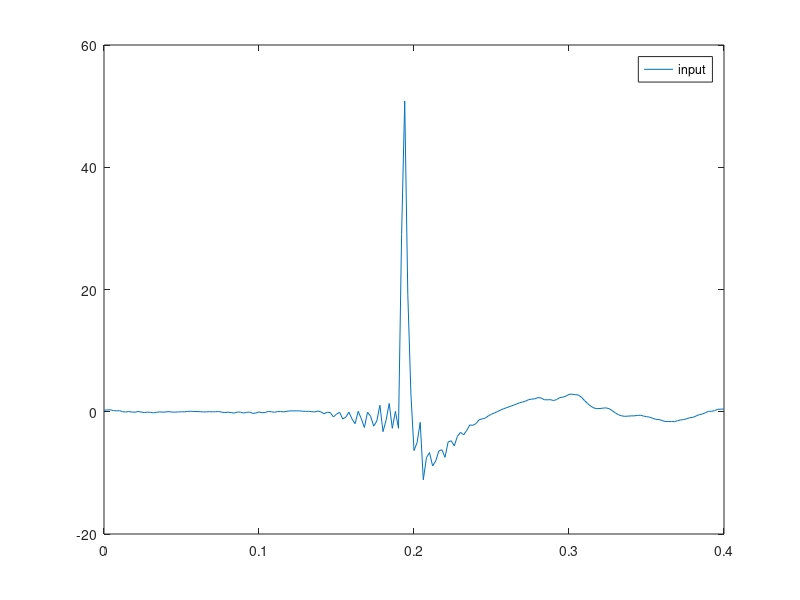
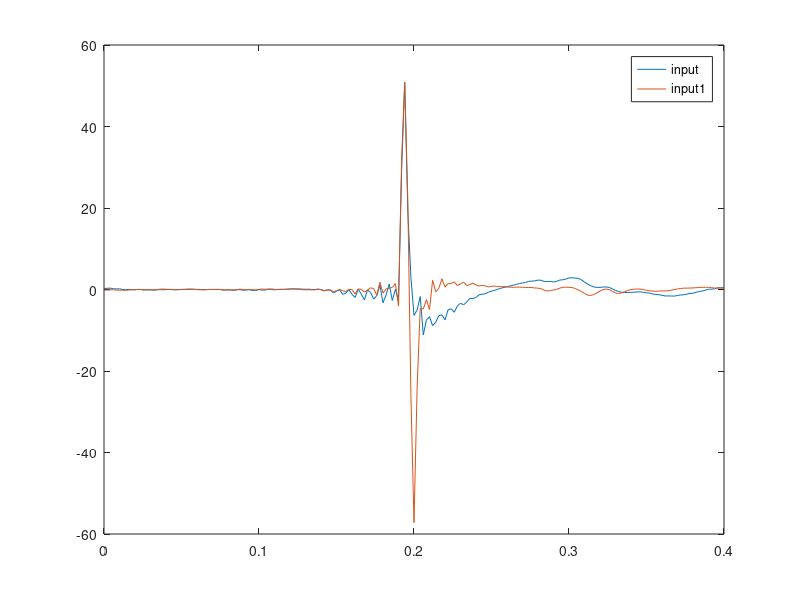
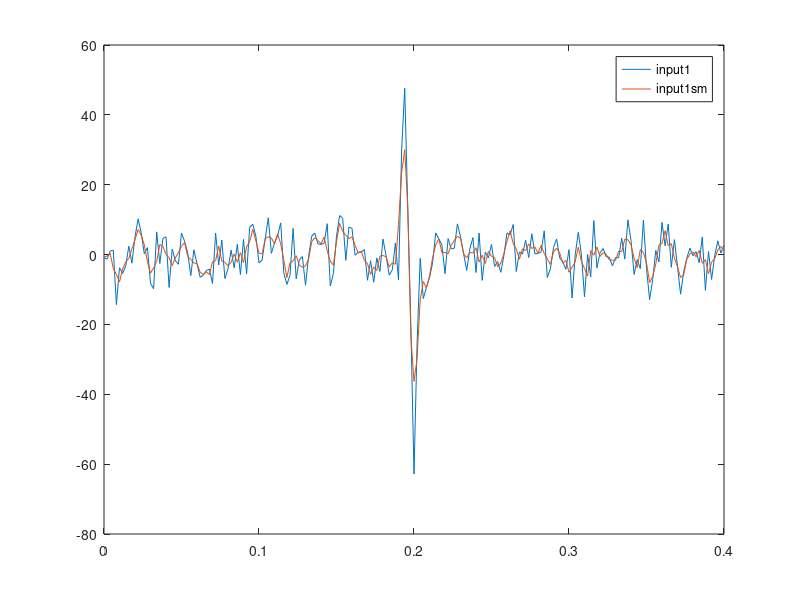
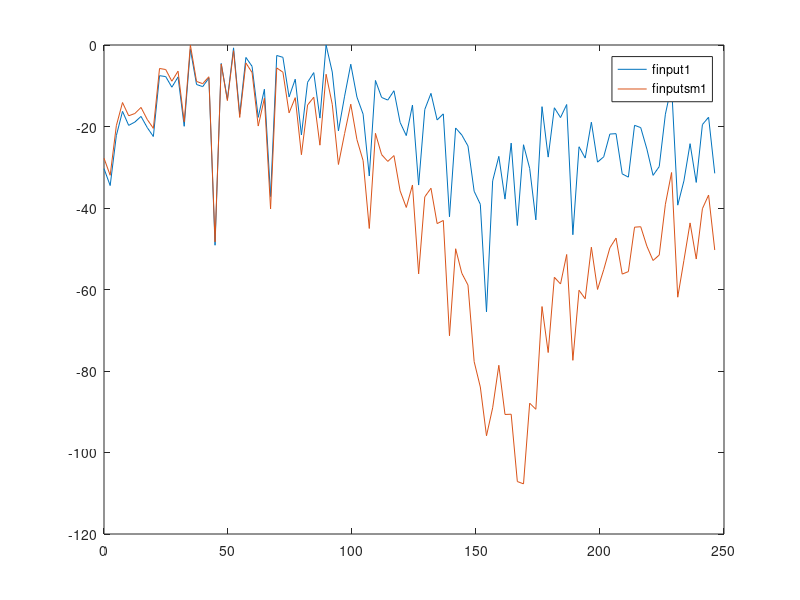

These figures' MATLAB source, in order:
clc
clear all;
close all;

input=[0.000     0.012     0.032     0.044     0.020    -0.026    -0.068 ...
-0.077    -0.040     0.010     0.057     0.076     0.045    -0.004 ...
-0.051    -0.075    -0.052    -0.005     0.043     0.075     0.059 ...
 0.012    -0.037    -0.072    -0.065    -0.023     0.026     0.068 ...
 0.071     0.032    -0.018    -0.062    -0.073    -0.039     0.010 ...
 0.057     0.075     0.046    -0.003    -0.050    -0.074    -0.052 ...
-0.004     0.045     0.077     0.061     0.014    -0.036    -0.073 ...
-0.066    -0.023     0.027     0.070     0.072     0.032    -0.016 ...
-0.061    -0.073    -0.039     0.009     0.055     0.073     0.044 ...
-0.004    -0.051    -0.076    -0.056    -0.009     0.053     0.081 ...
 0.069     0.017    -0.055    -0.048    -0.104     0.013     0.002 ...
 0.057     0.129    -0.096     0.165    -0.291     0.153    -0.198 ...
 0.033     0.250    -0.383     0.783    -0.972     1.035    -1.088 ...
 0.623    -0.024    -0.995     2.703    -5.253    30.984    50.263 ...
22.011   -16.056   -59.076   -33.010    -7.162    -8.071    -1.255 ...
-6.592    -0.126     0.063    -0.782     1.831    -0.028     1.655 ...
 0.826     1.223     1.453     1.137     1.528     1.381     1.578 ...
 1.615     1.601     1.594     1.538     1.519     1.548     1.593 ...
 1.670     1.716     1.734     1.722     1.689     1.660     1.629 ...
 1.626     1.609     1.569     1.508     1.416     1.333     1.234 ...
 1.073     0.810     0.460     0.165     0.053     0.125     0.297 ...
 0.470     0.584     0.615     0.531     0.332     0.050    -0.331 ...
-0.840    -1.405    -1.866    -2.047    -1.886    -1.504    -1.050 ...
-0.671    -0.510    -0.641    -1.036    -1.470    -1.664    -1.530 ...
-1.196    -0.854    -0.609    -0.460    -0.387    -0.396    -0.482 ...
-0.614    -0.744    -0.807    -0.795    -0.749    -0.691    -0.640 ...
-0.560    -0.414    -0.231    -0.030     0.139     0.244     0.310 ...
 0.352     0.400     0.476     0.560     0.629     0.668     0.651 ...
 0.598     0.539     0.492     0.481     0.490];

%input(floor(3.0*end/4.0):end)=0;

nt=201;
nf=nt; 
nh=floor(nt/2); 
dt = 2e-3;
t=[0:dt:(nt-1)*dt];
df=1./(nt*dt);
f=[0:nh -nh:-1]*df;
omega=2.0*pi*f;

hnf=floor(nt/2);

vwater=1545.8;
tau=2.0*5.0/1545.8
% tau=2.0*5.0/1000.0
eps=0.6

finput=fft(input); 


%% Generate primary
ffilter=(1-exp(-1i*omega*tau));
absffilter=abs(ffilter); 
angffilter=angle(ffilter); 
index=find(absffilter<=eps); 
absffilter(index)=eps;
ffilter=absffilter.*exp(1i*angffilter); 
ffilter=1.0./ffilter; 
absffilter=abs(ffilter); 
foutput=finput.*ffilter; 
input=real(ifft(foutput)); 


figure(); 
plot(t,input); 
legend('input'); 


%% Generate ghosted data
nlag=20; 
tau=nlag*dt; 
input1=input-circshift(input,[0 3]); 


figure(); 
plot(t,input,t,input1); 
legend('input','input1'); 


input1=input1+5*randn(1,nt); 
mvav=[1.0 1.0 1.0]/3.0; 
tmp=conv(input1,mvav); 
input1sm=tmp(2:nt+1);

figure();
plot(t,input1,t,input1sm);
legend('input1','input1sm');


finput1=fft(input1);
finput1sm=fft(input1sm); 
%finputsm=finput; 

finput1db=20.0*log(abs(finput1)/max(abs(finput1))); 
finput1smdb=20.0*log(abs(finput1sm)/max(abs(finput1sm))); 


figure(); 
plot(f(1:nh),finput1db(1:nh),f(1:nh),finput1smdb(1:nh)); 
legend('finput1','finputsm1'); 





















